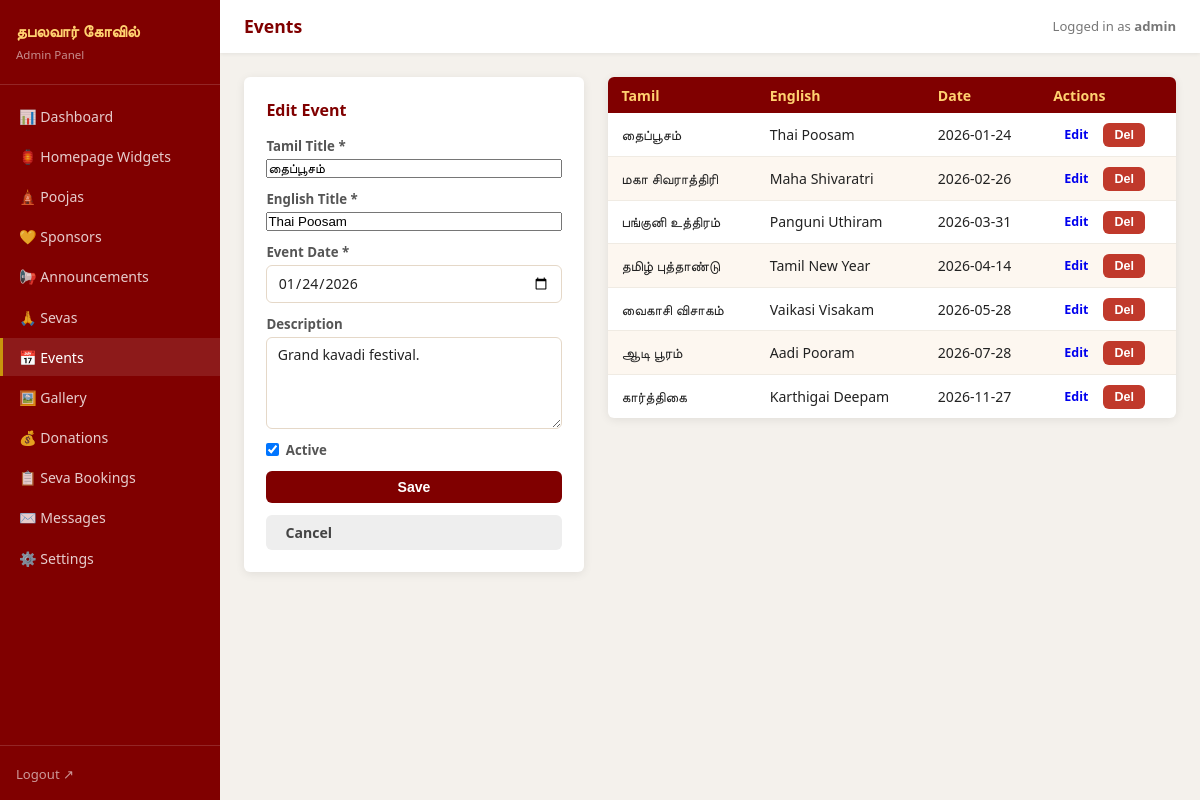
The page /admin/events.php?edit=1 (signed in) on the database its author committed.
### tables this page shows
CREATE TABLE events (
  id          INTEGER PRIMARY KEY AUTOINCREMENT,
  title_ta    TEXT NOT NULL,
  title_en    TEXT NOT NULL,
  description TEXT,
  event_date  TEXT NOT NULL,
  is_active   INTEGER NOT NULL DEFAULT 1
);

### admin/events.php (the view, shortened to what this page needs)
<?php
require_once __DIR__ . '/includes/admin_layout.php';
$db  = getDB();
$rows    = $db->query('SELECT * FROM events ORDER BY event_date ASC')->fetchAll();
$editing = null;
if (isset($_GET['edit'])) {
    $stmt = $db->prepare('SELECT * FROM events WHERE id=:id');
    $stmt->execute([':id' => (int) $_GET['edit']]);
    $editing = $stmt->fetch();
}
?>
<div class="admin-two-col">
<div class="admin-form-box card">
  <h3><?= $editing ? 'Edit Event' : 'New Event' ?></h3>
  <form method="POST" action="/admin/events.php">
    <label>Tamil Title * <input name="title_ta" required value="<?= htmlspecialchars($editing['title_ta'] ?? '') ?>" /></label>
    <label>English Title * <input name="title_en" required value="<?= htmlspecialchars($editing['title_en'] ?? '') ?>" /></label>
    <label>Event Date * <input type="date" name="event_date" required value="<?= htmlspecialchars($editing['event_date'] ?? '') ?>" /></label>
    <label>Description <textarea name="description" rows="4"><?= htmlspecialchars($editing['description'] ?? '') ?></textarea></label>
    <label class="checkbox-label"><input type="checkbox" name="is_active" <?= (!$editing || $editing['is_active']) ? 'checked' : '' ?> /> Active</label>
    <button type="submit" class="btn btn-primary">Save</button>
    <?php if ($editing): ?><a href="/admin/events.php" class="btn btn-secondary">Cancel</a><?php endif; ?>
  </form>
</div>
<div class="admin-list">
  <table class="admin-table">
    <thead><tr><th>Tamil</th><th>English</th><th>Date</th><th>Actions</th></tr></thead>
    <tbody>
      <?php foreach ($rows as $row): ?>
      <tr>
        <td><?= htmlspecialchars($row['title_ta']) ?></td>
        <td><?= htmlspecialchars($row['title_en']) ?></td>
        <td><?= htmlspecialchars($row['event_date']) ?></td>
        <td>
          <a href="/admin/events.php?edit=<?= $row['id'] ?>" class="btn btn-sm">Edit</a>
          <form method="POST" style="display:inline">
            <button class="btn btn-sm btn-danger" onclick="return confirm('Delete?')">Del</button>
          </form>
        </td>
      </tr>
      <?php endforeach; ?>
    </tbody>
  </table>
</div>
</div>

### admin/assets/admin.css (style rules this page uses)
*, *::before, *::after { box-sizing: border-box; margin: 0; padding: 0; }
:root { --maroon: #800000; --gold: #c8960c; --saffron: #ff6b00; --cream: #fff8f0; --sidebar-w: 220px; --shadow: 0 2px 10px rgba(0, 0, 0, 0.08); --radius: 6px; --border: #e5d8c8; }
body { font-family: system-ui, sans-serif; background: #f4f1ec; color: #222; min-height: 100vh; }
body:not(.login-page) { display: flex; min-height: 100vh; }
.card { background: #fff; border-radius: var(--radius); box-shadow: var(--shadow); overflow: hidden; }
.admin-two-col { display: grid; grid-template-columns: 340px 1fr; gap: 1.5rem; align-items: flex-start; }
.admin-form-box { padding: 1.4rem; }
.admin-form-box h3 { color: var(--maroon); font-size: 1rem; margin-bottom: 1rem; }
form { display: flex; flex-direction: column; gap: 0.75rem; }
label { display: flex; flex-direction: column; font-size: 0.83rem; font-weight: 600; color: #555; gap: 0.25rem; }
.checkbox-label { flex-direction: row; align-items: center; gap: 0.4rem; cursor: pointer; }
input[type="text"], input[type="number"], input[type="date"], input[type="password"], input[type="tel"], input[type="file"], select, textarea { padding: 0.45rem 0.65rem; border: 1.5px solid var(--border); border-radius: var(--radius); font-size: 0.88rem; font-family: inherit; color: #222; background: #fff; }
.btn { display: inline-block; padding: 0.5rem 1.2rem; border-radius: var(--radius); font-size: 0.88rem; font-weight: 600; border: none; cursor: pointer; text-decoration: none; transition: background 0.15s; }
.btn-primary { background: var(--maroon); color: #fff; }
.btn-secondary { background: #eee; color: #444; }
.btn-danger { background: #c0392b; color: #fff; }
.btn-sm { padding: 0.3rem 0.7rem; font-size: 0.78rem; }
.admin-table { width: 100%; border-collapse: collapse; font-size: 0.88rem; background: #fff; border-radius: var(--radius); overflow: hidden; box-shadow: var(--shadow); }
.admin-table th { background: var(--maroon); color: #ffd170; padding: 0.55rem 0.85rem; text-align: left; font-weight: 600; }
.admin-table td { padding: 0.5rem 0.85rem; border-bottom: 1px solid #f0ebe3; vertical-align: middle; }
.admin-table tr:last-child td { border-bottom: none; }
.admin-table tr:nth-child(even) td { background: #fdf7f0; }

### rows shown on the page
events: title_ta "தைப்பூசம்", title_en "Thai Poosam", event_date "01/24/2026", description "Grand kavadi festival.", is_active "☑", event_date "2026-01-24"
events: title_ta "மகா சிவராத்திரி", title_en "Maha Shivaratri", event_date "2026-02-26"
events: title_ta "பங்குனி உத்திரம்", title_en "Panguni Uthiram", event_date "2026-03-31"
events: title_ta "தமிழ் புத்தாண்டு", title_en "Tamil New Year", event_date "2026-04-14"
events: title_ta "வைகாசி விசாகம்", title_en "Vaikasi Visakam", event_date "2026-05-28"
events: title_ta "ஆடி பூரம்", title_en "Aadi Pooram", event_date "2026-07-28"
events: title_ta "கார்த்திகை", title_en "Karthigai Deepam", event_date "2026-11-27"

### other values the page prints
$pageTitle "Events"
$_SESSION['admin_user'] "admin"
